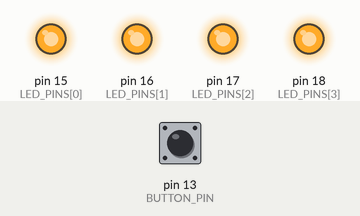
Recording of a sketch running on a simulated Arduino Uno, built with avr-gcc and run on an emulated ATmega328P. Shown: output pins drawn as LEDs (lit = HIGH). Dashed ring = blinking. The test bench sets the inputs (shaded band); at power-on: pin 13 (BUTTON_PIN) HIGH.

Above: at 1.2 s.
1.3 s: pin 13 (BUTTON_PIN) pulled LOW for 0.15 s
At 1.6 s:
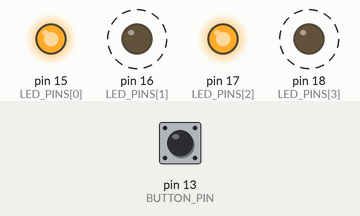
4.3 s: pin 13 (BUTTON_PIN) pulled LOW for 1 s
At 4.6 s:
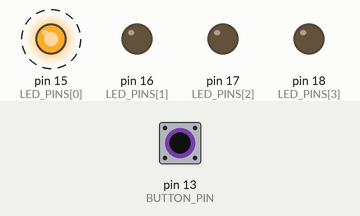
7.3 s: pin 13 (BUTTON_PIN) pulled LOW for 0.15 s
At 8.2 s:
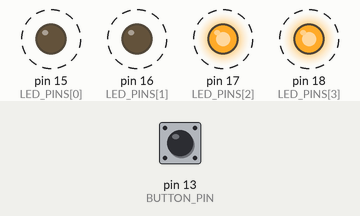
10.3 s: pin 13 (BUTTON_PIN) pulled LOW for 3.2 s
Timing chart, 0 to 16.0 s (numbered marks = the images above; inputs shaded):
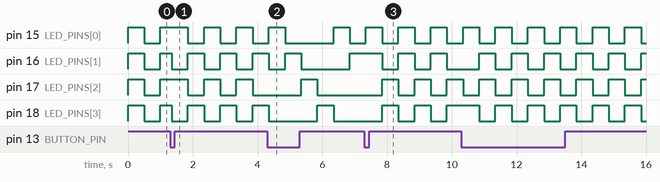

Measured:
- after the input at 4.3 s, pin 15 (LED_PINS[0]): LOW → HIGH after 2.1 s, → LOW 0.50 s later
- after the input at 7.3 s, pin 17 (LED_PINS[2]): alternates HIGH for 0.50 s and LOW for 0.50 s, starting after 0.55 s
- by itself, pin 15 (LED_PINS[0]), pin 16 (LED_PINS[1]), pin 18 (LED_PINS[3]): alternates HIGH for 0.50 s and LOW for 0.50 s

The sketch:

T4_Blink_Patterns.ino
```cpp
#include <Arduino.h>

// ---------- Hardware ----------
#define BUTTON_PIN   13                         // button between GPIO13 and GND (internal pull-up)
const int LED_PINS[4] = {15, 16, 17, 18};       // LED1..LED4, each through 150 ohm to GND

// ---------- Timing ----------
#define STEP_MS      500                        // every step of every pattern lasts 500 ms
#define DEBOUNCE_MS  50                         // the pin must stay at a new level longer than this

// ---------- Patterns ----------
// Each step is a 4-bit picture of the LEDs: bit0 = LED1 ... bit3 = LED4 (1 = ON)
const uint8_t PATTERN_0[] = {0b1111, 0b0000};                  // all ON, all OFF
const uint8_t PATTERN_1[] = {0b0101, 0b1010};                  // LED1+LED3, LED2+LED4
const uint8_t PATTERN_2[] = {0b0001, 0b0010, 0b0100, 0b1000};  // one LED runs 1 -> 4
const uint8_t PATTERN_3[] = {0b0011, 0b1100};                  // LED1+LED2, LED3+LED4
const uint8_t PATTERN_4[] = {0b1001, 0b0110};                  // LED1+LED4, LED2+LED3

#define PATTERN_COUNT  5
const uint8_t* const PATTERNS[PATTERN_COUNT] = {PATTERN_0, PATTERN_1, PATTERN_2, PATTERN_3, PATTERN_4};
const uint8_t PATTERN_LENGTH[PATTERN_COUNT]  = {2, 2, 4, 2, 2};   // steps in each pattern

// ---------- State ----------
int currentPattern = 0;              // which pattern is playing (0..4)

int lastReading = HIGH;              // debounce: raw reading from the previous check
int stableLevel = HIGH;              // debounce: accepted button level
unsigned long lastChangeTime = 0;    // debounce: when the raw reading last changed

void showStep(uint8_t step) {
  for (int i = 0; i < 4; i++) {
    int ledOn = (step >> i) & 1;     // take bit i of the step
    digitalWrite(LED_PINS[i], ledOn ? HIGH : LOW);
  }
}

bool buttonPressed() {               // true once per press (on the HIGH -> LOW change)
  int reading = digitalRead(BUTTON_PIN);

  if (reading != lastReading) {
    lastReading    = reading;
    lastChangeTime = millis();
  }
  if ((millis() - lastChangeTime) > DEBOUNCE_MS && reading != stableLevel) {
    stableLevel = reading;
    if (stableLevel == LOW) {
      return true;
    }
  }
  return false;
}

// Waits up to waitMs, checking the button the whole time.
// Returns true as soon as a press is seen (the wait ends early).
bool waitWithButtonCheck(unsigned long waitMs) {
  unsigned long start = millis();
  while (millis() - start < waitMs) {
    if (buttonPressed()) {
      return true;
    }
  }
  return false;
}

void setup() {
  pinMode(BUTTON_PIN, INPUT_PULLUP);
  for (int i = 0; i < 4; i++) {
    pinMode(LED_PINS[i], OUTPUT);
  }
}

void loop() {
  // Play the current pattern once, step by step
  for (int s = 0; s < PATTERN_LENGTH[currentPattern]; s++) {
    showStep(PATTERNS[currentPattern][s]);

    if (waitWithButtonCheck(STEP_MS)) {                       // pressed during this step
      currentPattern = (currentPattern + 1) % PATTERN_COUNT;  // next pattern (4 wraps to 0)
      return;                                                 // loop() restarts at step 0
    }
  }
}
```
